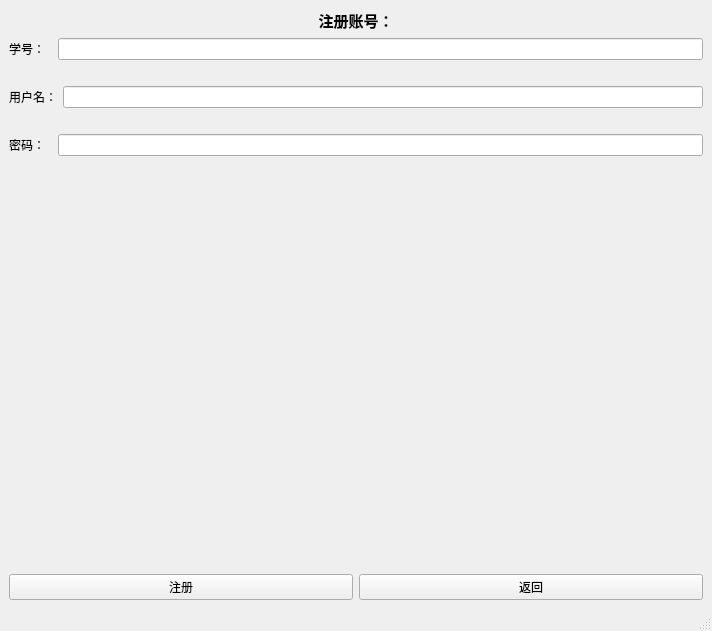
<?xml version="1.0" encoding="UTF-8"?>
<ui version="4.0">
 <class>MainWindow</class>
 <widget class="QMainWindow" name="MainWindow">
  <property name="geometry">
   <rect>
    <x>0</x>
    <y>0</y>
    <width>712</width>
    <height>631</height>
   </rect>
  </property>
  <property name="windowTitle">
   <string>MainWindow</string>
  </property>
  <widget class="QWidget" name="centralwidget">
   <layout class="QVBoxLayout" name="verticalLayout">
    <item>
     <layout class="QVBoxLayout" name="verticalLayout_2">
      <item>
       <widget class="QLabel" name="label_3">
        <property name="text">
         <string>&lt;html&gt;&lt;head/&gt;&lt;body&gt;&lt;p align=&quot;center&quot;&gt;&lt;span style=&quot; font-size:11pt; font-weight:600;&quot;&gt;注册账号：&lt;/span&gt;&lt;/p&gt;&lt;/body&gt;&lt;/html&gt;</string>
        </property>
       </widget>
      </item>
      <item>
       <layout class="QHBoxLayout" name="horizontalLayout_4">
        <item>
         <widget class="QLabel" name="label_4">
          <property name="text">
           <string>学号：  </string>
          </property>
         </widget>
        </item>
        <item>
         <widget class="QLineEdit" name="lineEdit_3"/>
        </item>
       </layout>
      </item>
      <item>
       <spacer name="horizontalSpacer_3">
        <property name="orientation">
         <enum>Qt::Horizontal</enum>
        </property>
        <property name="sizeHint" stdset="0">
         <size>
          <width>40</width>
          <height>20</height>
         </size>
        </property>
       </spacer>
      </item>
      <item>
       <layout class="QHBoxLayout" name="horizontalLayout">
        <item>
         <widget class="QLabel" name="label">
          <property name="text">
           <string>用户名：</string>
          </property>
         </widget>
        </item>
        <item>
         <widget class="QLineEdit" name="lineEdit"/>
        </item>
       </layout>
      </item>
      <item>
       <spacer name="horizontalSpacer_2">
        <property name="orientation">
         <enum>Qt::Horizontal</enum>
        </property>
        <property name="sizeHint" stdset="0">
         <size>
          <width>40</width>
          <height>20</height>
         </size>
        </property>
       </spacer>
      </item>
      <item>
       <layout class="QHBoxLayout" name="horizontalLayout_2">
        <item>
         <widget class="QLabel" name="label_2">
          <property name="text">
           <string>密码：  </string>
          </property>
         </widget>
        </item>
        <item>
         <widget class="QLineEdit" name="lineEdit_2"/>
        </item>
       </layout>
      </item>
      <item>
       <spacer name="horizontalSpacer">
        <property name="orientation">
         <enum>Qt::Horizontal</enum>
        </property>
        <property name="sizeHint" stdset="0">
         <size>
          <width>40</width>
          <height>20</height>
         </size>
        </property>
       </spacer>
      </item>
      <item>
       <spacer name="verticalSpacer">
        <property name="orientation">
         <enum>Qt::Vertical</enum>
        </property>
        <property name="sizeHint" stdset="0">
         <size>
          <width>20</width>
          <height>40</height>
         </size>
        </property>
       </spacer>
      </item>
      <item>
       <layout class="QHBoxLayout" name="horizontalLayout_3">
        <item>
         <widget class="QPushButton" name="pushButton">
          <property name="text">
           <string>注册</string>
          </property>
         </widget>
        </item>
        <item>
         <widget class="QPushButton" name="pushButton_2">
          <property name="text">
           <string>返回</string>
          </property>
         </widget>
        </item>
       </layout>
      </item>
     </layout>
    </item>
   </layout>
  </widget>
  <widget class="QMenuBar" name="menubar">
   <property name="geometry">
    <rect>
     <x>0</x>
     <y>0</y>
     <width>712</width>
     <height>26</height>
    </rect>
   </property>
  </widget>
  <widget class="QStatusBar" name="statusbar"/>
 </widget>
 <resources/>
 <connections/>
</ui>
